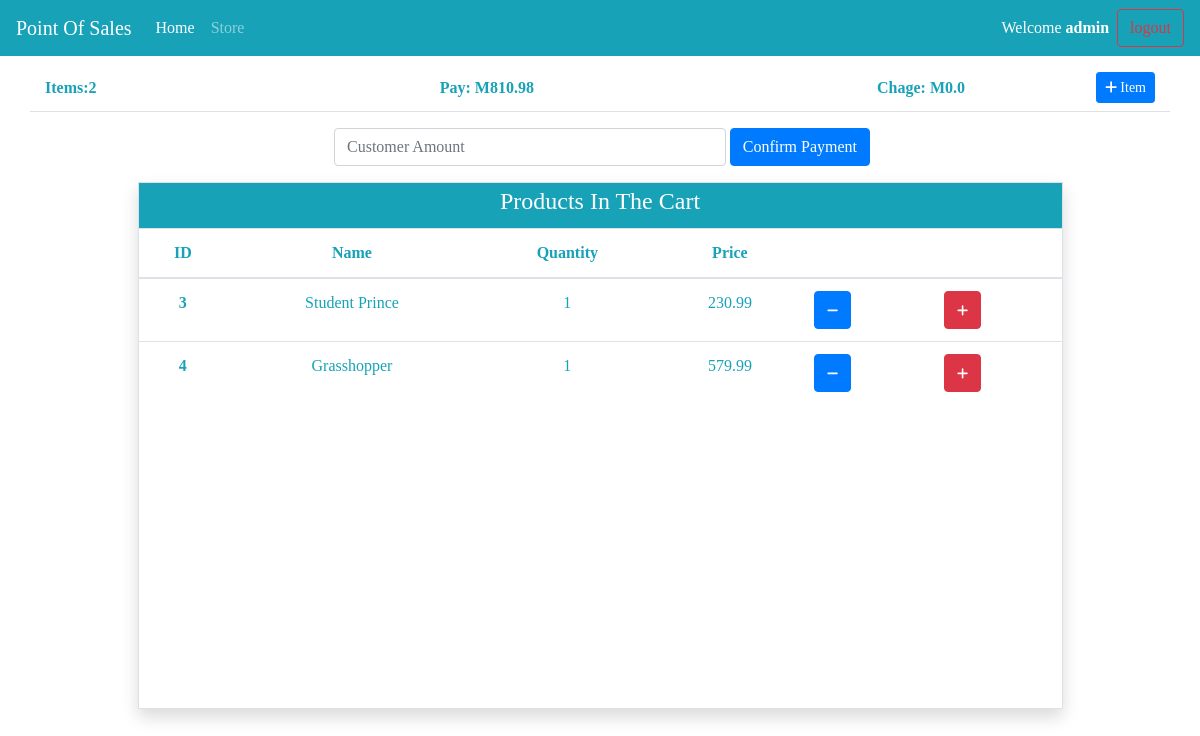
Page /item_order/1/ (signed in) on the committed database.
### store/models.py (models this page shows)
class OrderItem(models.Model):
    product = models.ForeignKey(Product,on_delete=models.SET_NULL , null=True,blank=True)
    order = models.ForeignKey(Order,on_delete=models.CASCADE)
    quantity = models.IntegerField(default=1)

class Product(models.Model):
    name = models.CharField(max_length=255)
    price = models.DecimalField(decimal_places=2,max_digits=6)
    size = models.CharField(max_length=255)
    category =models.ForeignKey('Category',on_delete=models.CASCADE)
    quantity = models.IntegerField()
    def __str__(self):
        return self.name

### store/views.py (the view, shortened to what this page needs)
# urls.py: path('item_order/<int:order_id>/',views.item_order,name='item_order'),
def item_order(request,order_id):
    change = 0.00
    order = Order.objects.get(id = order_id)
    cart_items = OrderItem.objects.filter(order = order)
    pay_price = 0
    for item in cart_items:
        pay_price += item.product.price * item.quantity
    item_form = OrderItemForm()
    context ={
        'item_form':item_form,
        'is_order_complete': order.complete,
        'cart_items':cart_items,
        'pay_price':pay_price,
        'change':change,
        'order':order
    }
    return render(request,'store/index.html',context)

### store/forms.py
class OrderItemForm(forms.ModelForm):
    class Meta:
        model = OrderItem
        fields = ['product','quantity']

### store/templates/store/index.html (shortened to what this page needs)
{% extends "base.html" %}
{% block content %}
{% include "partials/navbar.html" %}
<main class="container pt-3 ">
    <div class="row border-bottom d-flex justify-content-end pb-2">
     <div class="col-10 d-flex align-items-center justify-content-between ">
        <span class="text-info"><strong>Items:{{cart_items.count}}</strong></span>
        <span class="text-info"><strong>Pay: M{{pay_price}}</strong></span>
        <span class="text-info"><strong>Chage: M{{change}}</strong></span>
     </div>
      <div class="col-2 d-flex justify-content-end">
        {% if is_order_complete == False %}
        <button class="btn btn-primary btn-sm" type="button" data-toggle="modal" data-target="#item_add_modal">
            <i class="fas fa-plus"></i>
            <span class="d-none d-sm-inline">Item</span>
        </button>
        {% else %}
        <a class="btn btn-primary btn-sm" role="button" href = "{% url 'store:start_order' %}">Next Customer <i class="fas fa-next"></i></a>
        {% endif %}
      </div>
    </div>
    <div class="row d-flex py-3">
        <div class="col-sm-6 offset-sm-3">
            {% if is_order_complete == False %}
                <form action="{% url 'store:comfirm_payment' order.id pay_price  %}" method="post" class="d-flex flex-row-md justify-content-between">
                        <input type="number" class="form-control text-info mx-1" name='customer_amount' placeholder="Customer Amount">
                        <input type="submit" class="btn btn-primary" value="Confirm Payment">
                </form>
           {% endif %}
        </div>
    </div>
    <div class="col-md-10 offset-md-1 border shadow p-0 ">
        <div class="py-1 bg-info text-white">
            <center><h4>Products In The Cart</h4></center>
        </div>
        <div class="overflow-auto " style="height:60vh">
        <table class="table text-info" >
            <thead>
            <tr>
                <th scope="col"><center>ID</center></th>
                <th scope="col"><center>Name</center></th>
                <th scope="col"><center>Quantity</center></th>
                <th scope="col"><center>Price</center></th>
                <th scope="col"></th>
                <th scope="col"></th>
            </tr>
            </thead>
            <tbody>
                {% if is_order_complete == False %}
                {% for item in cart_items %}
                <tr>
                    <th scope="row"><center>{{item.id}}</center></th>
                    <td><center>{{item.product.name}}</center></td>
                    <td><center>{{item.quantity}}</center></td>
                    <td><center>{{item.product.price}}</center></td>
                    <td><a href="{% url 'store:decrease_quantity' item.id %}" class="btn btn-primary"><center><small><i class="fas fa-minus"></i></small></center></td>
                    <td><a href="{% url 'store:increase_quantity' item.id %}" class="btn btn-danger"><center><small><i class="fas fa-plus"></i></small></center></td>
                </tr>
                {% endfor %}
                {% endif %}
            </tbody>
        </table>
        </div>
    </div>
</main>
{% endblock content %}

### templates/partials/navbar.html (shortened to what this page needs)
<nav class="navbar navbar-expand-lg navbar-dark bg-info">
    <a class="navbar-brand" href="{% url 'store:home' %}">Point Of Sales</a>
    <div class="collapse navbar-collapse" id="navbarSupportedContent">
      <ul class="navbar-nav mr-auto">
        <li class="nav-item active">
          <a class="nav-link" href="{% url 'store:home' %}">Home <span class="sr-only">(current)</span></a>
        </li>
        <li class="nav-item">
          <a class="nav-link" href="{% url 'store:store'%}">Store</a>
        </li>
      </ul>
        <span class="mr-2 text-white" >Welcome <strong>{{request.user}}</strong></span>
        <a class="btn btn-outline-danger my-2 my-sm-0" type="submit" href="{% url 'accounts:logout' %}" role="button">
            <span>logout</span>
        </a>
    </div>
  </nav>

### static/css/main.css (style rules this page uses)
* { box-sizing: border-box; }
body { margin: 0; padding: 0; font-family:Georgia, 'Times New Roman', Times, serif; }

### rows in the picture
OrderItem: id "3", product.name "Student Prince", quantity "1", product.price "230.99"
OrderItem: id "4", product.name "Grasshopper", quantity "1", product.price "579.99"

### other values in the picture
{{ request.user }} "admin"
{{ cart_items.count }} "2"
{{ pay_price }} "810.98"
{{ change }} "0.0"
